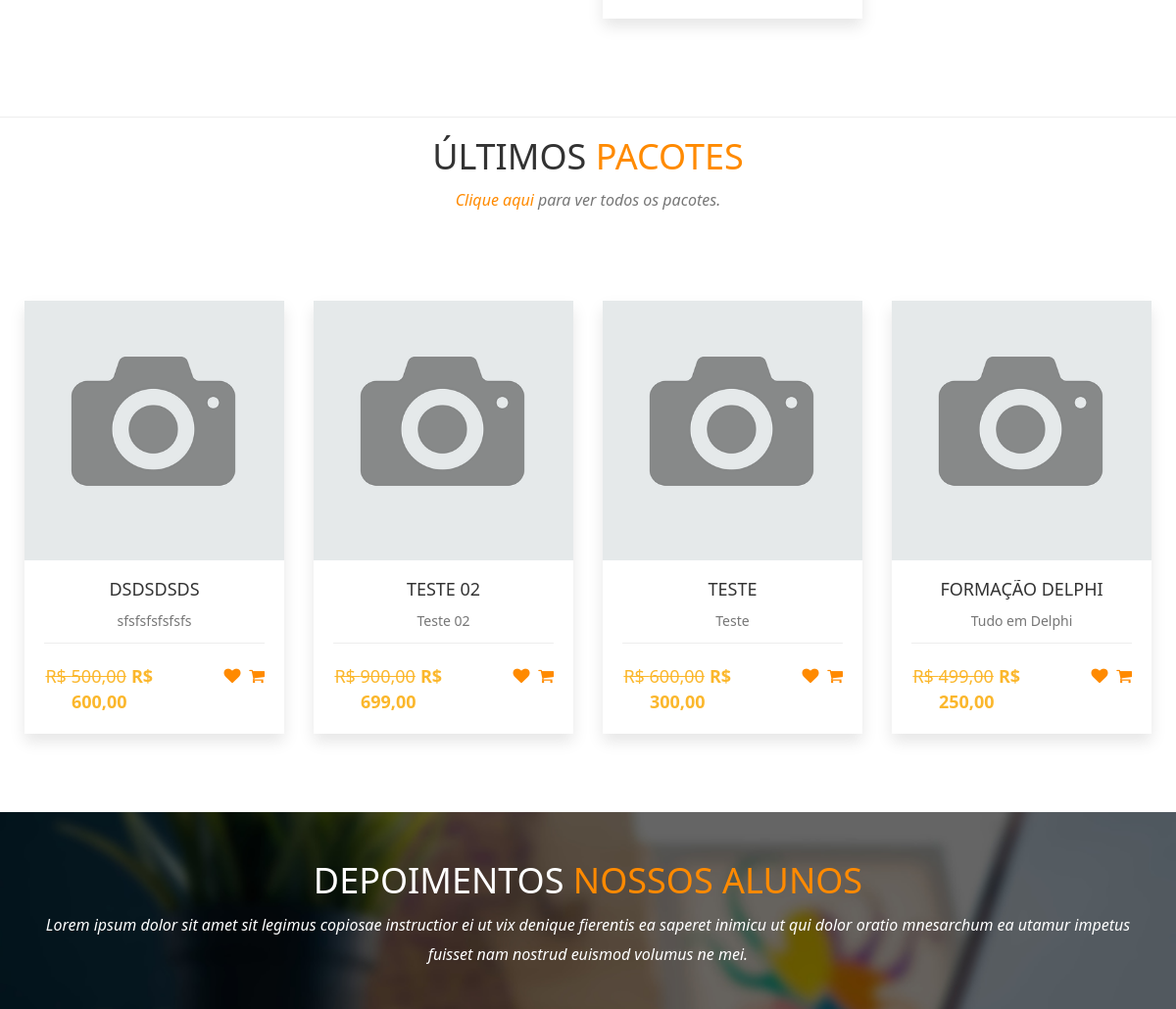
Before: / (middle part) with the older database file.
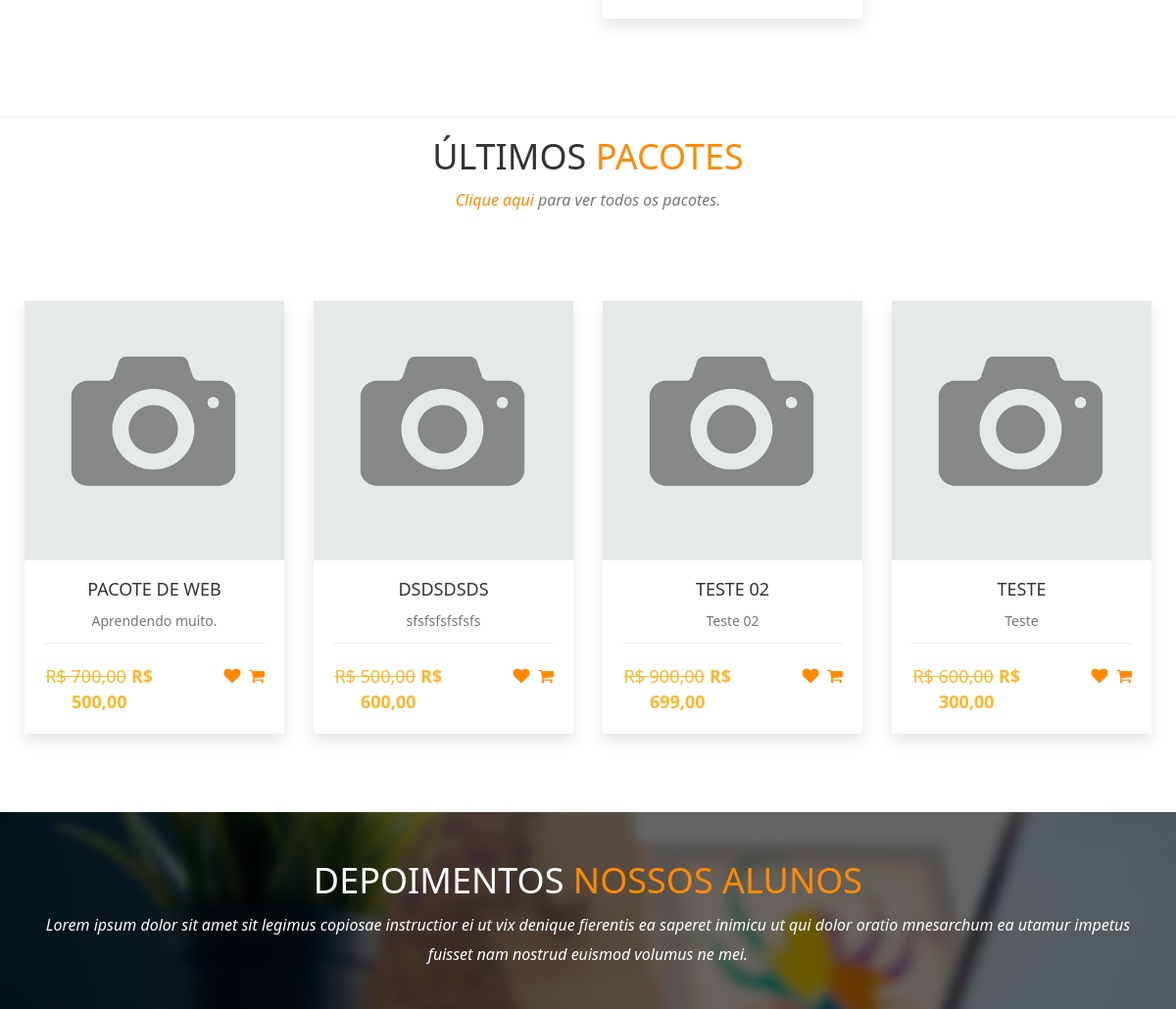
After: the same page with the newer database file.
### tables this page shows
CREATE TABLE `pacotes` (
  `id` int(11) NOT NULL,
  `nome` varchar(50) NOT NULL,
  `desc_rapida` varchar(60) NOT NULL,
  `desc_longa` text NOT NULL,
  `valor` decimal(8,2) NOT NULL,
  `professor` int(11) NOT NULL,
  `imagem` varchar(100) NOT NULL,
  `grupo` int(11) NOT NULL,
  `ano` int(11) NOT NULL,
  `palavras` varchar(255) NOT NULL,
  `nome_url` varchar(150) NOT NULL,
  `video` varchar(150) NOT NULL,
  `linguagem` int(11) NOT NULL,
  `promocao` decimal(8,2) NOT NULL
);

### index.php (the view, shortened to what this page needs)
<?php
require_once('cabecalho.php');
?>
<?php
$query = $pdo->query("SELECT * FROM cursos WHERE status = 'Aprovado' AND sistema = 'Não' ORDER BY id desc limit 7");
$res = $query->fetchAll(PDO::FETCH_ASSOC);
$total_reg = @count($res);
if ($total_reg > 0) {
?>
    <section id="portfolio">
        <div class="row" style="margin-left:10px; margin-right:10px; margin-top:-10px;">
            <?php
            for ($i = 0; $i < $total_reg; $i++) {
            ?>
                <div class="col-xs-12 col-sm-6 col-md-3 col-lg-3 portfolio-item">
                    <div class="portfolio-one">
                        <div class="portfolio-content" align="center">
                        </div>
                    </div>
                </div>
            <?php
            }
            ?>
        </div>
    </section>
<?php
}
?>
<hr>
<?php
$query = $pdo->query("SELECT * FROM pacotes ORDER BY id desc limit 4");
$res = $query->fetchAll(PDO::FETCH_ASSOC);
$total_reg = @count($res);
if ($total_reg > 0) {
?>
<div class="section-heading text-center">
            <div class="col-md-12 col-xs-12">
                <h1>Últimos <span>Pacotes</span></h1>
                <p class="subheading"><a href="pacotes"><span>Clique aqui</span> </a> para ver todos os pacotes. </p>
            </div>
        </div>
    <section id="portfolio">
        <div class="row" style="margin-left:10px; margin-right:10px; margin-top:-10px;">
            <?php
            for ($i = 0; $i < $total_reg; $i++) {
                $nome = $res[$i]['nome'];
                $desc_rapida = $res[$i]['desc_rapida'];
                $valor = $res[$i]['valor'];
                $promocao = $res[$i]['promocao'];
                $foto = $res[$i]['imagem'];
                $url = $res[$i]['nome_url'];
                $valorF = number_format($valor, 2, ',', '.',);
                $promocaoF = number_format($promocao, 2, ',', '.',);
            ?>
                <div class="col-xs-12 col-sm-6 col-md-3 col-lg-3 portfolio-item">
                    <div class="portfolio-one">
                        <div class="portfolio-head">
                            <div class="portfolio-img"><img alt="" src="sistema/painel-admin/img/pacotes/<?php echo $foto ?>"></div>
                        </div>
                        <div class="portfolio-content" align="center">
                            <a href="cursos-do-<?php echo $url ?>" title="Detalhes do Pacote">
                                <h5 class="title"><?php echo $nome ?></h5>
                                <p style="margin-top:0px;"><?php echo $desc_rapida ?></p>
                            </a>
                            <div class="product-bottom-details">
                                <?php
                                if ($promocao > 0) {
                                ?>
                                    <div class="product-price"><small>R$ <?php echo $valorF ?></small>R$ <?php echo $promocaoF ?></div>
                                <?php } else { ?>
                                    <div class="product-price">R$ <?php echo $valorF ?></div>
                                <?php } ?>
                                <div class="product-links">
                                    <a href=""><i class="fa fa-heart"></i></a>
                                    <a href=""><i class="fa fa-shopping-cart"></i></a>
                                </div>
                            </div>
                        </div>
                    </div>
                </div>
            <?php
            }
            ?>
        </div>
    </section>
<?php
}
?>
<section id="testimonial">
    <div class="container">
        <div class="section-heading text-center">
            <div class="col-md-12 col-xs-12">
                <h1>Depoimentos <span>Nossos Alunos</span></h1>
                <p class="subheading">Lorem ipsum dolor sit amet sit legimus copiosae instructior ei ut vix denique fierentis ea saperet inimicu ut qui dolor oratio mnesarchum ea utamur impetus fuisset nam nostrud euismod volumus ne mei.</p>
            </div>
        </div>
    </div>
</section>
<?php
require_once('rodape.php');
?>

Changed rows visible on the page:
no longer on this page (row unchanged): pacotes: imagem (picture), nome "FORMAÇÃO DELPHI", desc_rapida "Tudo em Delphi", valor "499,00", promocao "250,00"
added pacotes: imagem (picture), nome "PACOTE DE WEB", desc_rapida "Aprendendo muito.", valor "700,00", promocao "500,00"
